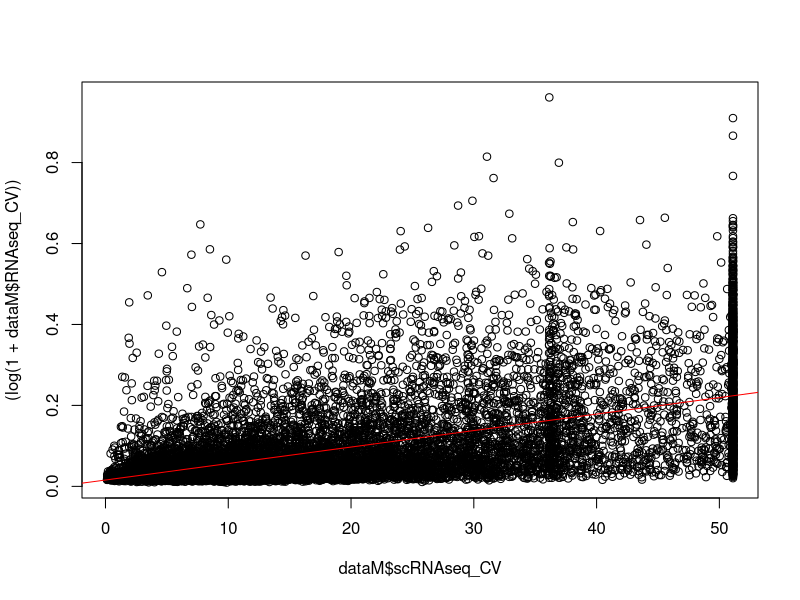
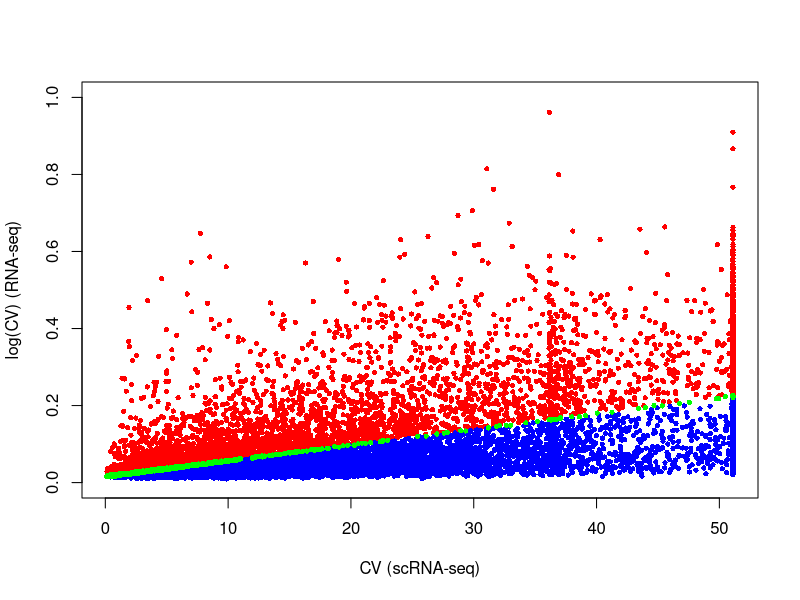

Write the R code that produced these figures, in order. (Note: this script raises an error after producing the figures.)
dataM <- read.csv("dataFiles/dataM.csv")
dataT <- read.csv("dataFiles/dataT.csv")

# Linear model
lmM <- lm(formula = (log(1+RNAseq_CV))~scRNAseq_CV, data = dataM)
plot((log(1+dataM$RNAseq_CV))~dataM$scRNAseq_CV)
abline(lmM, col= "red")

# Confidence intervals
ci <- predict(object = lmM,newdata = data.frame(scRNAseq_CV= dataM$scRNAseq_CV), interval="conf", level = 0.95)
limits <- cbind(gene= dataM$ENSEMBL,x=dataM$scRNAseq_CV,y=log(1+dataM$RNAseq_CV),ci)

# Split the groups
pdf("genesByGroup/plotGroups.pdf")
g1 <- limits[limits[,3]>limits[,6],]
plot(x = g1[,2], y = g1[,3], col = "red", pch = 16, cex= 0.7, ylim=c(0,1), xlab = "CV (scRNA-seq)", ylab= "log(CV) (RNA-seq)")
g3 <- limits[limits[,3]<limits[,5],]
points(x = g3[,2], y = g3[,3], col = "blue", pch = 16, cex= 0.7)
g2 <- limits[((limits[,3]<limits[,6])&(limits[,3]>limits[,5])),]
points(x = g2[,2], y = g2[,3], col = "green", pch = 16, cex= 0.7)
dev.off()

# Output files
writeLines(text = as.vector(dataM$ENSEMBL[g1[,1]]),con='genesByGroup/G1.txt')
writeLines(text = as.vector(dataM$ENSEMBL[g2[,1]]),con='genesByGroup/G2.txt')
writeLines(text = as.vector(dataM$ENSEMBL[g3[,1]]),con='genesByGroup/G3.txt')

